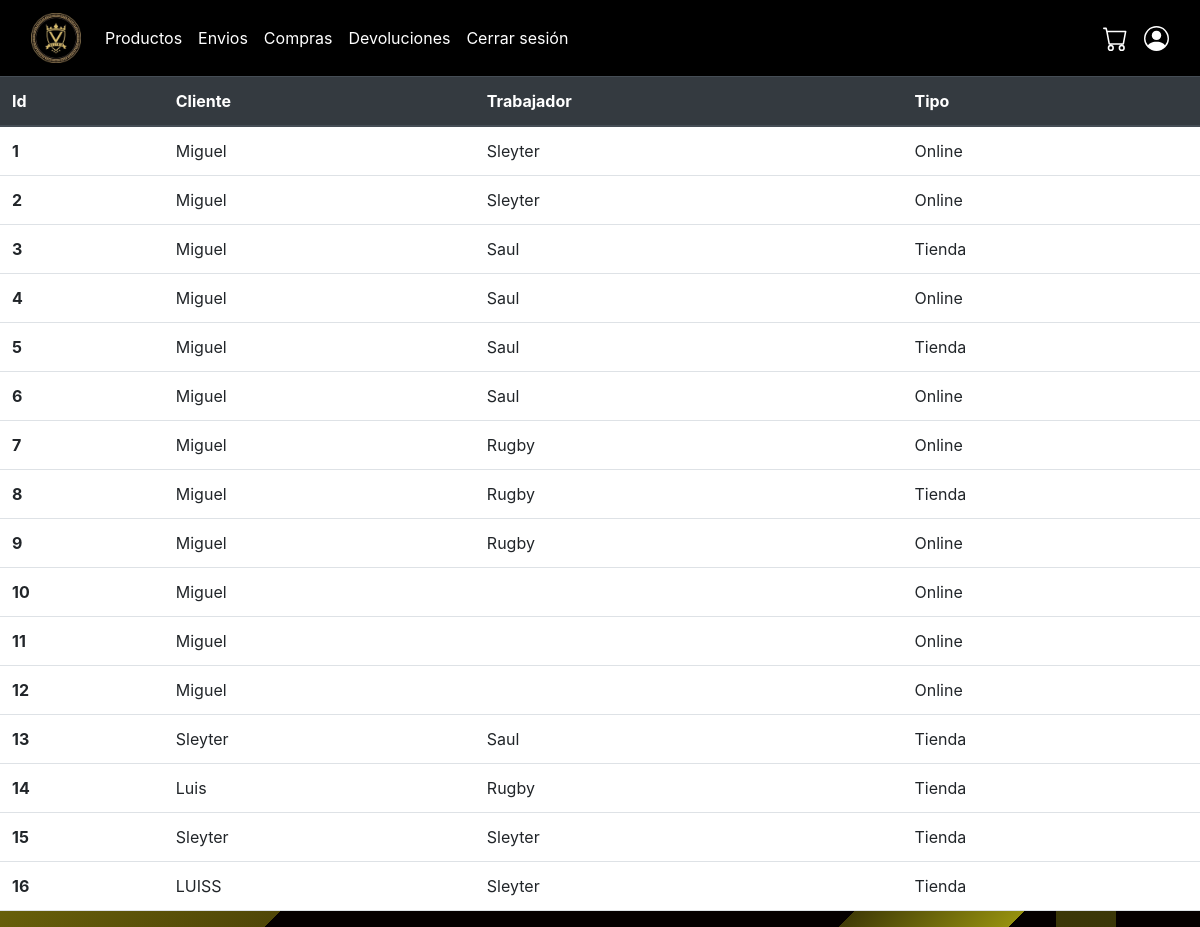
Before: /compras (signed in) with the older database file.
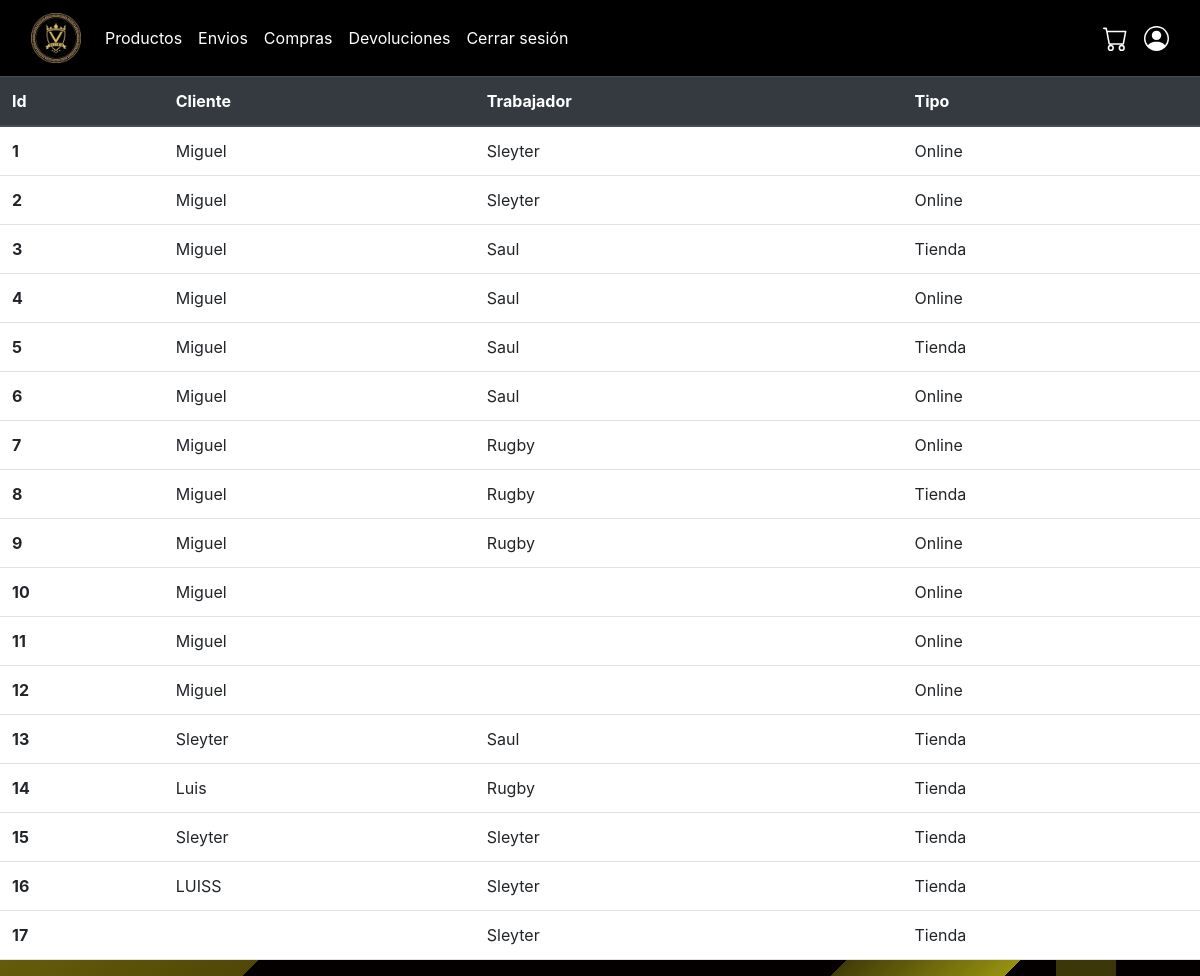
After: the same page with the newer database file.
### plus/models.py (models this page shows, shortened)
class Compra(models.Model):
    comprobante = models.CharField(max_length=100)
    total = models.FloatField()
    fecha_compra = models.DateField()
    tipo_compra = models.BooleanField()
    cliente = models.ForeignKey(Cliente, on_delete=models.CASCADE, null=True, blank=True)
    trabajador = models.ForeignKey(Trabajador, on_delete=models.SET_NULL, null=True, blank=True)
    metodo_pago = models.ForeignKey(MetodoPago, on_delete=models.CASCADE)
    comfimada = models.BooleanField(default=0)

class Cliente(models.Model):
    user = models.OneToOneField(User, on_delete=models.CASCADE, null=True, blank=True)
    nombre = models.CharField(max_length=50)
    apellido = models.CharField(max_length=50)
    telefono = models.CharField(max_length=8)
    cedula = models.CharField(max_length=25)
    correo = models.EmailField(max_length=25, null=True, blank=True)
    contraseña = models.CharField(max_length=30)

class Trabajador(models.Model):
    user = models.OneToOneField(User, on_delete=models.CASCADE, null=True, blank=True)
    nombre = models.CharField(max_length=50)
    apellido = models.CharField(max_length=50)
    telefono = models.CharField(max_length=8)
    cedula = models.CharField(max_length=25)
    fecha_nacimiento = models.DateField()

### plus/views.py (the view)
# urls.py: path('compras',views.compras, name="compras"),
@staff_required
def compras(request):
    registro = Compra.objects.all()
    return render(request, "plus/administracion/compras.html", {
        "compras": registro
        })

### plus/views.py (called while the page is built)
def is_staff_user(user):
    return user.is_staff

### plus/templates/plus/administracion/compras.html
{% extends "plus/administracion/layout.html" %}
{% block body %}
 <div style="display: flex; gap: 10px; flex-grow: 1;">
        <table style="flex: 1;" class="table">
            <thead class="thead-dark">
                <tr>
                    <th scope="col">Id</th>
                    <th scope="col">Cliente</th>
                    <th scope="col">Trabajador</th>
                    <th scope="col">Tipo</th>
                </tr>
            </thead>
            <tbody>
                {% for compra in compras %}
                <tr>
                    <th scope="row">{{ compra.id }}</th>
                    <td>{{ compra.cliente.nombre }}</td>
                    <td>{{ compra.trabajador.nombre }}</td>
                    {% if compra.tipo_compra == False %}
                        <td>Online</td>
                    {% else %}
                        <td>Tienda</td>
                    {% endif %}
                </tr>
                {% endfor %}
            </tbody>
        </table>
{% endblock %}

Changed rows visible on the page:
added Compra: id "17", trabajador.nombre "Sleyter", tipo_compra "Tienda"
